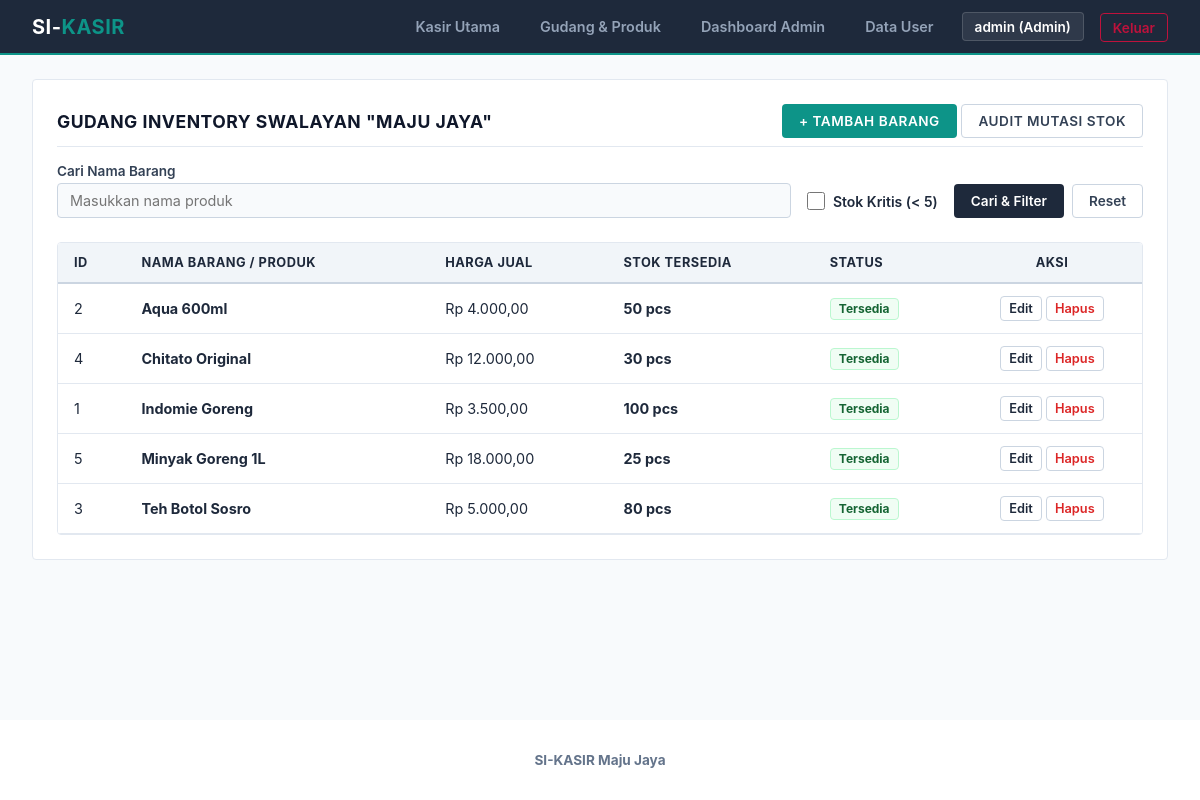
Screenshot of /modules/produk/index.php (signed in) with the database file from the repository.
### tables this page shows
CREATE TABLE m_produk (
    id_produk    INT             NOT NULL AUTO_INCREMENT,
    nama_produk  VARCHAR(100)    NOT NULL,
    harga_jual   DECIMAL(10,2)   NOT NULL,
    stok         INT             NOT NULL DEFAULT 0,
    PRIMARY KEY (id_produk)
);

### modules/produk/index.php (the view, shortened to what this page needs)
<?php
require_once "../../config/database.php";
require_once "../../includes/header.php";
$search = isset($_GET['search']) ? trim($_GET['search']) : '';
$stok_kritis = isset($_GET['stok_kritis']) ? true : false;
$sql = "SELECT * FROM m_produk WHERE 1=1";
$params = [];
$sql .= " ORDER BY nama_produk ASC";
$stmt = $pdo->prepare($sql);
$stmt->execute($params);
$produk_list = $stmt->fetchAll();
?>
<div class="card">
    <div class="card-title">
        <span>Gudang Inventory Swalayan "Maju Jaya"</span>
        <div>
            <?php if ($_SESSION['role'] === 'Admin') : ?>
                <a href="tambah.php" class="btn btn-secondary" style="font-size: 0.85rem; padding: 0.5rem 1rem;">+ Tambah Barang</a>
            <?php endif; ?>
            <a href="log_stok.php" class="btn btn-outline" style="font-size: 0.85rem; padding: 0.5rem 1rem;">Audit Mutasi Stok</a>
        </div>
    </div>
    <form action="" method="GET" style="display: flex; gap: 1rem; margin-bottom: 1.5rem; flex-wrap: wrap; align-items: flex-end;">
        <div class="form-group" style="margin-bottom: 0; flex: 1; min-width: 250px;">
            <label class="form-label">Cari Nama Barang</label>
            <input type="text" name="search" class="form-control" placeholder="Masukkan nama produk" value="<?php echo htmlspecialchars($search); ?>">
        </div>
        <div style="display: flex; gap: 1rem; align-items: center; margin-bottom: 8px;">
            <label style="display: flex; align-items: center; gap: 8px; font-weight: 600; cursor: pointer;">
                <input type="checkbox" name="stok_kritis" value="1" <?php echo $stok_kritis ? 'checked' : ''; ?> style="width: 18px; height: 18px;">
                Stok Kritis (< 5)
            </label>
        </div>
        <div style="display: flex; gap: 0.5rem;">
            <button type="submit" class="btn btn-primary">Cari & Filter</button>
            <a href="index.php" class="btn btn-outline">Reset</a>
        </div>
    </form>
    <div class="table-responsive">
        <table class="table">
            <thead>
                <tr>
                    <th>ID</th>
                    <th>Nama Barang / Produk</th>
                    <th>Harga Jual</th>
                    <th>Stok Tersedia</th>
                    <th>Status</th>
                    <?php if ($_SESSION['role'] === 'Admin') : ?>
                        <th style="text-align: center; width: 180px;">Aksi</th>
                    <?php endif; ?>
                </tr>
            </thead>
            <tbody>
                <?php if (count($produk_list) > 0) : ?>
                    <?php foreach ($produk_list as $row) : ?>
                        <tr>
                            <td><?php echo $row['id_produk']; ?></td>
                            <td><strong><?php echo htmlspecialchars($row['nama_produk']); ?></strong></td>
                            <td>Rp <?php echo number_format($row['harga_jual'], 2, ',', '.'); ?></td>
                            <td><strong><?php echo $row['stok']; ?> pcs</strong></td>
                            <td>
                                <?php if ($row['stok'] <= 0) : ?>
                                    <span class="badge badge-danger">Habis</span>
                                <?php elseif ($row['stok'] < 5) : ?>
                                    <span class="badge badge-warning">Kritis</span>
                                <?php else : ?>
                                    <span class="badge badge-success">Tersedia</span>
                                <?php endif; ?>
                            </td>
                            <?php if ($_SESSION['role'] === 'Admin') : ?>
                                <td style="text-align: center;">
                                    <a href="edit.php?id=<?php echo $row['id_produk']; ?>" class="btn btn-outline" style="padding: 0.25rem 0.5rem; font-size: 0.8rem; color: #1e293b;">Edit</a>
                                    <a href="hapus.php?id=<?php echo $row['id_produk']; ?>" class="btn btn-outline" style="padding: 0.25rem 0.5rem; font-size: 0.8rem; color: #dc2626;" onclick="return confirm('Apakah Anda yakin ingin menghapus barang ini?');">Hapus</a>
                                </td>
                            <?php endif; ?>
                        </tr>
                    <?php endforeach; ?>
                <?php else : ?>
                    <tr>
                        <td colspan="<?php echo $_SESSION['role'] === 'Admin' ? '6' : '5'; ?>" style="text-align: center; color: #64748b; padding: 2rem;">Tidak ada barang yang tersedia di database gudang.</td>
                    </tr>
                <?php endif; ?>
            </tbody>
        </table>
    </div>
</div>
<?php require_once "../../includes/footer.php"; ?>

### style.css (style rules this page uses)
* { margin: 0; padding: 0; box-sizing: border-box; font-family: -apple-system, BlinkMacSystemFont, "Segoe UI", Roboto, Helvetica, Arial, sans-serif; }
body { background-color: #f8fafc; color: #1e293b; min-height: 100vh; display: flex; flex-direction: column; font-size: 14px; }
.card { background-color: white; border-radius: 4px; padding: 1.5rem; margin-bottom: 1.5rem; border: 1px solid #e2e8f0; }
.card-title { font-size: 1.1rem; font-weight: 700; margin-bottom: 1rem; color: #0f172a; display: flex; justify-content: space-between; align-items: center; border-bottom: 1px solid #e2e8f0; padding-bottom: 0.5rem; text-transform: uppercase; letter-spacing: 0.5px; }
.form-group { margin-bottom: 1rem; }
.form-label { display: block; font-weight: 600; margin-bottom: 0.25rem; color: #334155; font-size: 0.85rem; }
.form-control { width: 100%; padding: 0.5rem 0.75rem; border: 1px solid #cbd5e1; border-radius: 4px; font-size: 0.9rem; transition: all 0.15s; outline: none; background-color: #f8fafc; }
.btn { display: inline-flex; align-items: center; justify-content: center; padding: 0.5rem 1rem; font-weight: 600; border-radius: 4px; border: 1px solid transparent; cursor: pointer; transition: all 0.15s; gap: 6px; text-decoration: none; font-size: 0.85rem; }
.btn-primary { background-color: #1e293b; color: white; }
.btn-secondary { background-color: #0d9488; color: white; }
.btn-outline { background-color: white; border: 1px solid #cbd5e1; color: #334155; }
.table-responsive { width: 100%; overflow-x: auto; border-radius: 4px; border: 1px solid #e2e8f0; }
.table { width: 100%; border-collapse: collapse; text-align: left; background-color: white; font-size: 0.9rem; }
.table th { background-color: #f1f5f9; color: #1e293b; padding: 0.75rem 1rem; font-weight: 700; border-bottom: 2px solid #cbd5e1; text-transform: uppercase; font-size: 0.8rem; letter-spacing: 0.5px; }
.table td { padding: 0.75rem 1rem; border-bottom: 1px solid #e2e8f0; vertical-align: middle; }
.badge { padding: 0.15rem 0.5rem; border-radius: 4px; font-size: 0.75rem; font-weight: 700; display: inline-block; border: 1px solid transparent; }
.badge-success { background-color: #f0fdf4; color: #166534; border-color: #bbf7d0; }

### rows the page displays
m_produk: id_produk "2", nama_produk "Aqua 600ml", harga_jual "4.000,00", stok "50", shows "Tersedia"
m_produk: id_produk "4", nama_produk "Chitato Original", harga_jual "12.000,00", stok "30", shows "Tersedia"
m_produk: id_produk "1", nama_produk "Indomie Goreng", harga_jual "3.500,00", stok "100", shows "Tersedia"
m_produk: id_produk "5", nama_produk "Minyak Goreng 1L", harga_jual "18.000,00", stok "25", shows "Tersedia"
m_produk: id_produk "3", nama_produk "Teh Botol Sosro", harga_jual "5.000,00", stok "80", shows "Tersedia"

### other values shown
$_SESSION['username'] "admin"
$_SESSION['role'] "Admin"
